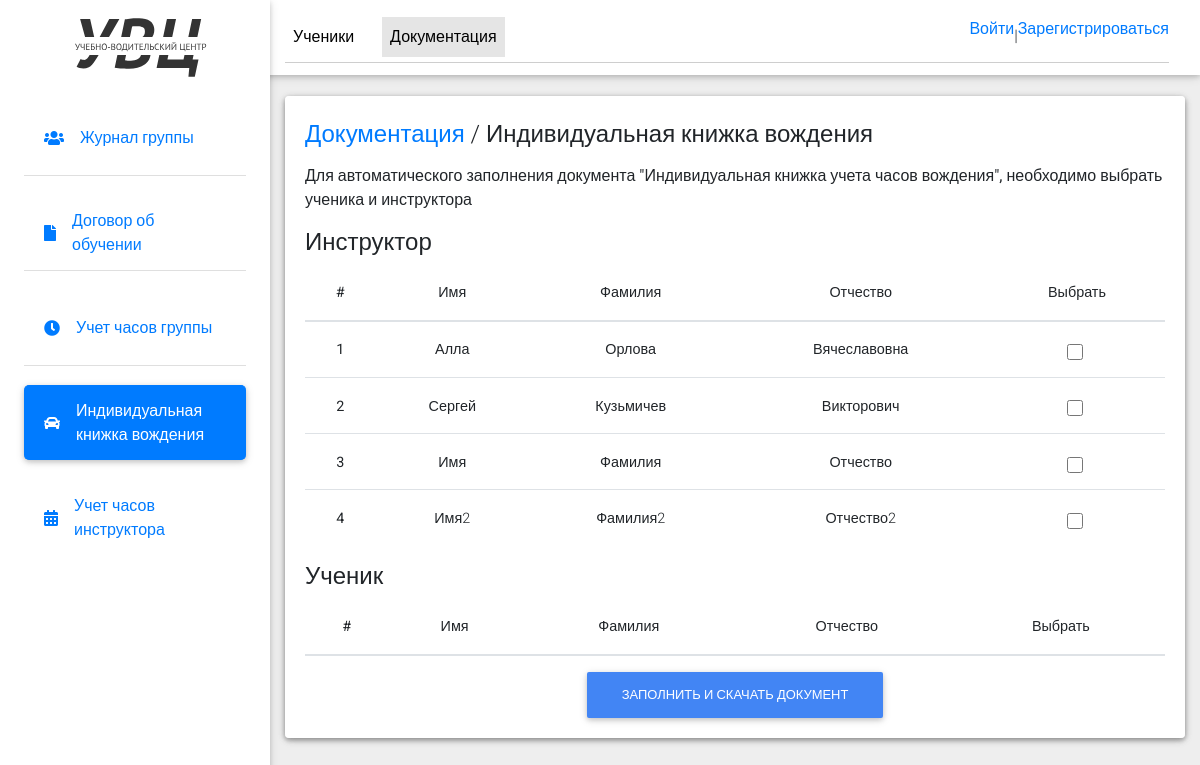
Before: /users/user_profile/manager_document_kniga_vojden/ with the older database file.
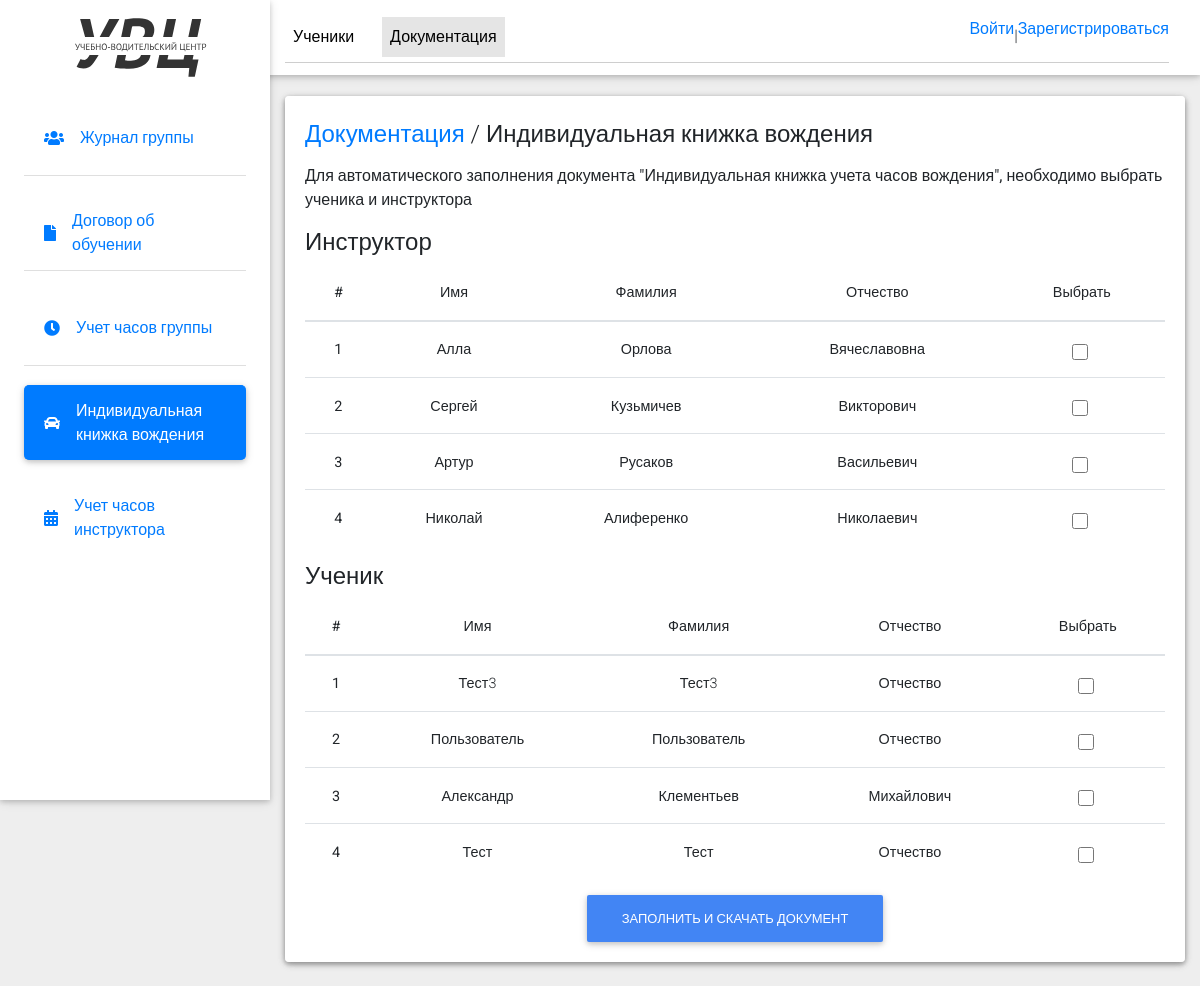
After: the same page with the newer database file.
### users/models.py (models this page shows, shortened)
class Instructor(models.Model):
    second_name = models.CharField(max_length=100)
    name=models.CharField(max_length=100)
    surname = models.CharField(max_length=100)
    user_id = models.CharField(max_length=10)

class User(AbstractUser):
    email = models.EmailField(
        _('email address'),
        unique=True,
    )
    email_verify = models.BooleanField(default=False)
    surname = models.CharField(max_length=255, blank=True, null=True)
    phone = models.CharField(max_length=255, blank=True, null=True)
    USERNAME_FIELD = 'email'
    REQUIRED_FIELDS = []

### users/views.py (the view)
# urls.py: path('user_profile/manager_document_kniga_vojden/', kniga_vojden, name='kniga_vojden'),
def kniga_vojden(request):
    group = Group.objects.get(id=2)
    users = User.objects.filter(email_verify=True, groups=group)
    instructors = Instructor.objects.all()
    context = {'users': users, 'instructors': instructors}
    return render(request, 'manager_document_kniga_vojden.html', context)

### templates/manager_document_kniga_vojden.html (shortened to what the changed rows need)
{% load static %}
<!DOCTYPE html>
<html lang="en">
<head>
  <link rel="stylesheet" href="https://use.fontawesome.com/releases/v5.11.2/css/all.css">
  <link rel="stylesheet" href="{% static 'css/bootstrap.min.css' %}">
  <link rel="stylesheet" href="{% static 'css/mdb.min.css' %}">
  <link rel="stylesheet" href="{% static 'css/style.css' %}">
</head>
<body class="grey lighten-3">
  <main class="pt-5 max-lg-5">
    <div class="container-fluid mt-5">
      <div class="card mb-4 wow fadeIn">
        <div class="card body d-sm-flex justify-content-between card-manager">
          <form id="confirmation-form" method="post" action="{% url 'kniga_vojden_users' %}">
            <table class="table">
                <thead>
                  <tr>
                      <th scope="col">#</th>
                      <th scope="col">Имя</th>
                      <th scope="col">Фамилия</th>
                      <th scope="col">Отчество</th>
                      <th scope="col">Выбрать</th>
                  </tr>
              </thead>
              <tbody>
                  {% for instructor in instructors %}
                      <tr>
                          <th scope="row">{{ forloop.counter }}</th>
                          <td>{{ instructor.name }}</td>
                          <td>{{ instructor.second_name }}</td>
                          <td>{{ instructor.surname }}</td>
                          <td>
                              <div class="form-check">
                                  <input class="form-check-input instructor-input" type="checkbox" name="instructor_id" value="{{ instructor.id }}">
                              </div>
                          </td>
                      </tr>
                  {% endfor %}
              </tbody>
            </table>
            <table class="table">
                <thead>
                    <tr>
                        <th scope="col">#</th>
                        <th scope="col">Имя</th>
                        <th scope="col">Фамилия</th>
                        <th scope="col">Отчество</th>
                        <th scope="col">Выбрать</th>
                    </tr>
                </thead>
                <tbody>
                    {% for user in users %}
                        <tr>
                            <th scope="row">{{ forloop.counter }}</th>
                            <td>{{ user.first_name }}</td>
                            <td>{{ user.last_name }}</td>
                            <td>{{ user.surname }}</td>
                            <td>
                                <div class="form-check">
                                    <input class="form-check-input" type="checkbox" name="user_id" value="{{ user.id }}">
                                </div>
                            </td>
                        </tr>
                    {% endfor %}
                </tbody>
            </table>
        </form>
        </div>
      </div>
    </div>
  </main>
</body>
</html>

Changed rows visible on the page:
removed Instructor: name "Имя", second_name "Фамилия", surname "Отчество"
removed Instructor: name "Имя2", second_name "Фамилия2", surname "Отчество2"
added Instructor: name "Артур", second_name "Русаков", surname "Васильевич"
added Instructor: name "Николай", second_name "Алиференко", surname "Николаевич"
now on this page (row unchanged): User: first_name "Тест3", last_name "Тест3", surname "Отчество"
now on this page (row edited): User: first_name "Пользователь", last_name "Пользователь", surname "Отчество"
now on this page (row edited): User: first_name "Александр", last_name "Клементьев", surname "Михайлович"
now on this page (row unchanged): User: first_name "Тест", last_name "Тест", surname "Отчество"
